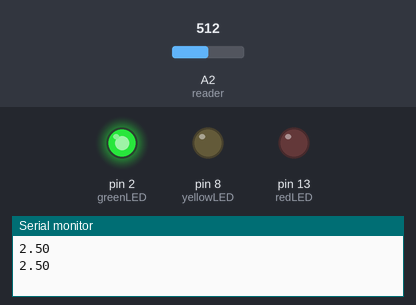
Bench run of a sketch on a simulated Arduino Uno, built with avr-gcc and run on an emulated ATmega328P. On the bench: output pins drawn as LEDs (lit = HIGH), the last lines printed to the serial monitor. Inputs (shaded band) come from the test bench; at power-on: A2 (reader) = 512.

Above: at 1.5 s.
1.6 s: A2 (reader) set to 603
3.4 s: A2 (reader) set to 630
At 4.0 s:
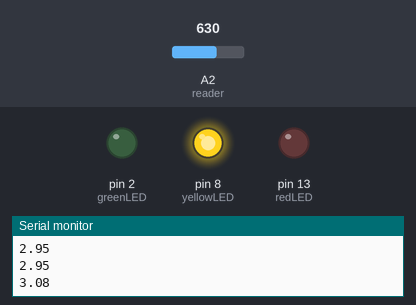
5.2 s: A2 (reader) set to 811
6.7 s: A2 (reader) set to 837
At 7.6 s:
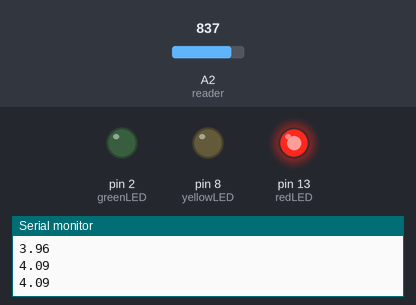
8.2 s: A2 (reader) set to 716
At 8.8 s:
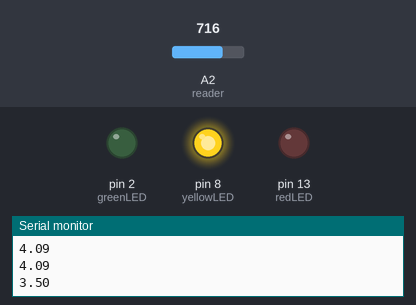
9.7 s: A2 (reader) set to 900
At 11.2 s:
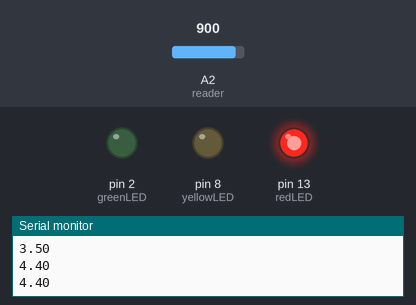
Timing chart, 0 to 12.2 s (numbered marks = the images above; inputs shaded):
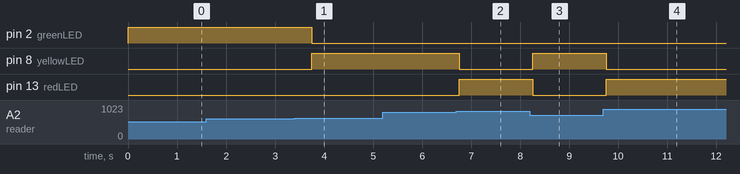

The sketch:

VoltageWarnings.ino
```cpp
int greenLED = 2;
int yellowLED = 8;
int redLED = 13;
int reader = A2;
float recordingvalue;
float Voltage;
int del = 750;


void setup() {
  // put your setup code here, to run once:

Serial.begin(9600);
pinMode(reader,INPUT);
pinMode(greenLED,OUTPUT);
pinMode(yellowLED,OUTPUT);
pinMode(redLED,OUTPUT);


}

void loop() {
  // put your main code here, to run repeatedly:

recordingvalue = analogRead(reader);
Voltage = (5./1023.) * recordingvalue;
Serial.println(Voltage);

if(Voltage < 3.0) {
  digitalWrite(greenLED,HIGH);
  digitalWrite(yellowLED,LOW);
  digitalWrite(redLED,LOW);

}

if(Voltage > 3.0 && Voltage < 4.0) {
  digitalWrite(greenLED,LOW);
  digitalWrite(yellowLED,HIGH);
  digitalWrite(redLED,LOW);
}

if(Voltage > 4) {
  digitalWrite(greenLED,LOW);
  digitalWrite(yellowLED,LOW);
  digitalWrite(redLED,HIGH);
}


delay(del);
}
```

Measured:
- the behaviour switches between 613 and 614 on A2 (reader) (found by bisection; images 0 and 1)
- the behaviour switches between 818 and 819 on A2 (reader) (found by bisection; images 1 and 2)
- after the input at 3.4 s, pin 2 (greenLED): HIGH → LOW after 0.35 s; pin 8 (yellowLED): LOW → HIGH after 0.35 s
- after the input at 6.7 s, pin 8 (yellowLED): HIGH → LOW after 0.06 s; pin 13 (redLED): LOW → HIGH after 0.06 s
- after the input at 8.2 s, pin 8 (yellowLED): LOW → HIGH after 0.06 s; pin 13 (redLED): HIGH → LOW after 0.06 s
- after the input at 9.7 s, pin 8 (yellowLED): HIGH → LOW after 0.06 s; pin 13 (redLED): LOW → HIGH after 0.06 s
